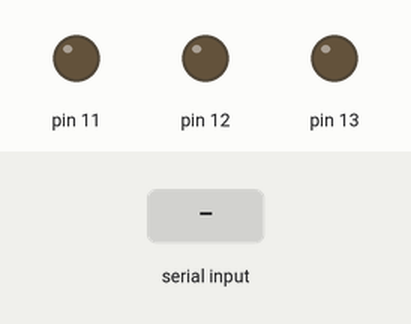
Simulated run of this sketch. Board: Arduino Uno, built with avr-gcc and run on an emulated ATmega328P. Shown: output pins drawn as LEDs (lit = HIGH). Inputs (shaded band) come from the test bench. What the sketch prints to the serial monitor is not drawn.

Above: at 1.2 s.
1.3 s: "1\n" received over Serial
At 2.4 s:
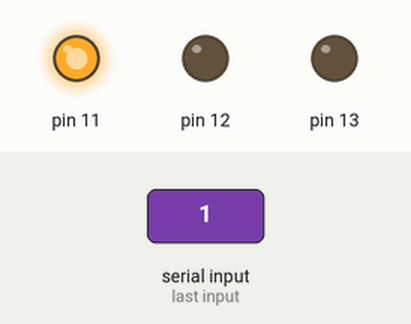
2.8 s: "2\n" received over Serial
At 3.5 s:
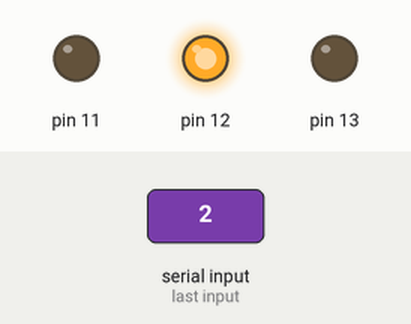
4.3 s: "3\n" received over Serial
At 4.7 s:
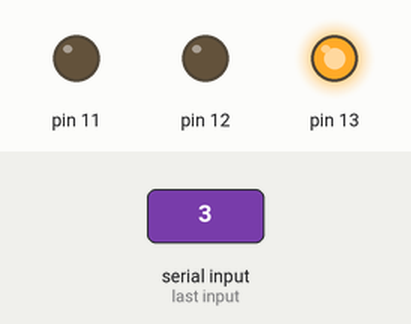
Timing chart, 0 to 7.3 s (numbered marks = the images above; inputs shaded):
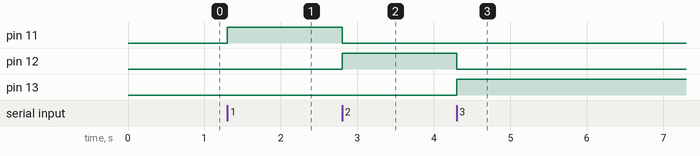

Measured:
- after the input at 1.3 s, pin 11: LOW → HIGH at once
- after the input at 2.8 s, pin 11: HIGH → LOW at once; pin 12: LOW → HIGH at once
- after the input at 4.3 s, pin 12: HIGH → LOW at once; pin 13: LOW → HIGH at once

The sketch:

Ex_2-More_LEDs.ino
```cpp
void setup(){
Serial.begin(115200);
pinMode(13, OUTPUT);
pinMode(12, OUTPUT);
pinMode(11, OUTPUT);

while (!Serial);

Serial.println("Input the command");

}

void loop() {

if (Serial.available()){
int state = Serial.parseInt();

if (state == 1){
digitalWrite(11, HIGH);
digitalWrite(12, LOW);
digitalWrite(13, LOW);
}

if (state == 2){
digitalWrite(11, LOW);
digitalWrite(12, HIGH);
digitalWrite(13, LOW);
}

if (state == 3){
digitalWrite(11, LOW);
digitalWrite(12, LOW);
digitalWrite(13, HIGH);
}

}

}
```
